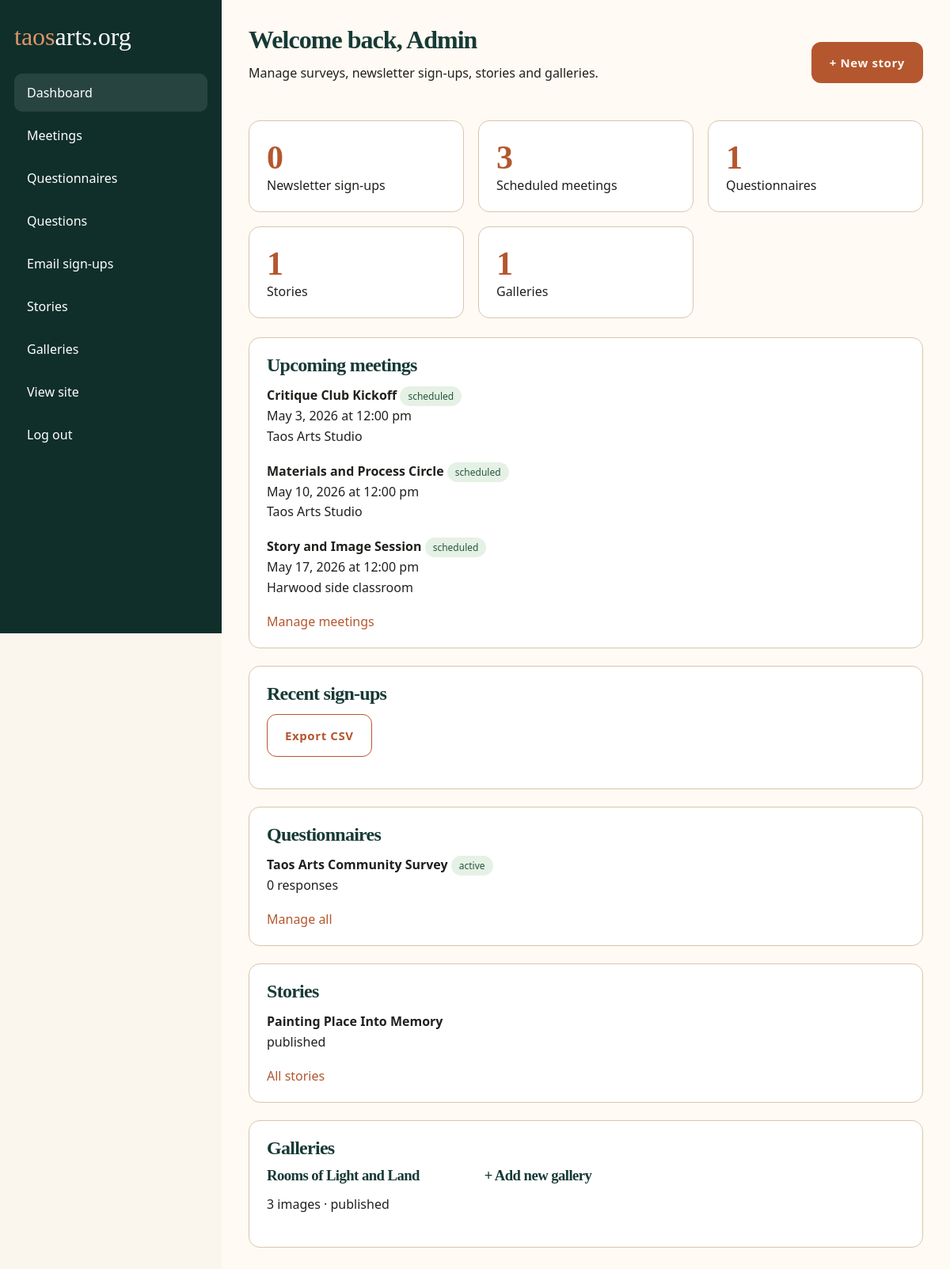
/admin/index.php (signed in), run on the app's committed database.
### tables this page shows
CREATE TABLE meetings (
  id INT AUTO_INCREMENT PRIMARY KEY,
  title VARCHAR(190) NOT NULL,
  slug VARCHAR(190) NOT NULL UNIQUE,
  starts_at DATETIME NOT NULL,
  ends_at DATETIME NULL,
  location_name VARCHAR(190) NULL,
  location_details VARCHAR(255) NULL,
  featured_snack VARCHAR(190) NULL,
  focus_topic VARCHAR(190) NULL,
  presenter_name VARCHAR(190) NULL,
  presenter_topic VARCHAR(190) NULL,
  special_note TEXT NULL,
  status ENUM('draft','scheduled','cancelled') NOT NULL DEFAULT 'draft',
  created_at TIMESTAMP DEFAULT CURRENT_TIMESTAMP,
  updated_at TIMESTAMP DEFAULT CURRENT_TIMESTAMP ON UPDATE CURRENT_TIMESTAMP
);

CREATE TABLE questionnaires (
  id INT AUTO_INCREMENT PRIMARY KEY,
  title VARCHAR(190) NOT NULL,
  slug VARCHAR(190) NOT NULL UNIQUE,
  intro TEXT NULL,
  status ENUM('draft','active','closed') NOT NULL DEFAULT 'draft',
  created_at TIMESTAMP DEFAULT CURRENT_TIMESTAMP,
  updated_at TIMESTAMP DEFAULT CURRENT_TIMESTAMP ON UPDATE CURRENT_TIMESTAMP
);

CREATE TABLE stories (
  id INT AUTO_INCREMENT PRIMARY KEY,
  title VARCHAR(190) NOT NULL,
  slug VARCHAR(190) NOT NULL UNIQUE,
  artist_name VARCHAR(190) NULL,
  excerpt TEXT NULL,
  body MEDIUMTEXT NULL,
  featured_image VARCHAR(255) NULL,
  status ENUM('draft','published') NOT NULL DEFAULT 'draft',
  published_at DATETIME NULL,
  created_at TIMESTAMP DEFAULT CURRENT_TIMESTAMP,
  updated_at TIMESTAMP DEFAULT CURRENT_TIMESTAMP ON UPDATE CURRENT_TIMESTAMP
);

CREATE TABLE galleries (
  id INT AUTO_INCREMENT PRIMARY KEY,
  title VARCHAR(190) NOT NULL,
  slug VARCHAR(190) NOT NULL UNIQUE,
  description TEXT NULL,
  status ENUM('draft','published') NOT NULL DEFAULT 'draft',
  created_at TIMESTAMP DEFAULT CURRENT_TIMESTAMP,
  updated_at TIMESTAMP DEFAULT CURRENT_TIMESTAMP ON UPDATE CURRENT_TIMESTAMP
);

### includes/functions.php (called while the page is built, shortened)
<?php
function h($value): string { return htmlspecialchars((string)$value, ENT_QUOTES, 'UTF-8'); }
function format_meeting_datetime(?string $value): string {
    return date('M j, Y \a\t g:i a', strtotime($value));
}

### admin/index.php (the view, shortened to what this page needs)
<?php $title='Dashboard'; $active='dashboard'; require_once __DIR__ . '/_layout.php';
$pdo=db();
$counts=[
 'emails'=>$pdo->query('SELECT COUNT(*) c FROM newsletter_signups')->fetch()['c'],
 'meetings'=>$pdo->query("SELECT COUNT(*) c FROM meetings WHERE status='scheduled'")->fetch()['c'],
 'questionnaires'=>$pdo->query('SELECT COUNT(*) c FROM questionnaires')->fetch()['c'],
 'stories'=>$pdo->query('SELECT COUNT(*) c FROM stories')->fetch()['c'],
 'galleries'=>$pdo->query('SELECT COUNT(*) c FROM galleries')->fetch()['c'],
];
$meetings=$pdo->query("SELECT * FROM meetings ORDER BY starts_at ASC LIMIT 4")->fetchAll();
$qs=$pdo->query('SELECT q.*, (SELECT COUNT(*) FROM questionnaire_responses r WHERE r.questionnaire_id=q.id) responses FROM questionnaires q ORDER BY updated_at DESC LIMIT 5')->fetchAll();
$stories=$pdo->query('SELECT * FROM stories ORDER BY created_at DESC LIMIT 4')->fetchAll();
$galleries=$pdo->query('SELECT g.*, (SELECT COUNT(*) FROM gallery_images gi WHERE gi.gallery_id=g.id) images FROM galleries g ORDER BY created_at DESC LIMIT 4')->fetchAll();
?>
<div class="topbar"><div><h1>Welcome back, Admin</h1><p>Manage surveys, newsletter sign-ups, stories and galleries.</p></div><a class="btn" href="story_edit.php">+ New story</a></div>
<div class="stats"><div class="stat"><strong><?=$counts['emails']?></strong><br>Newsletter sign-ups</div><div class="stat"><strong><?=$counts['meetings']?></strong><br>Scheduled meetings</div><div class="stat"><strong><?=$counts['questionnaires']?></strong><br>Questionnaires</div><div class="stat"><strong><?=$counts['stories']?></strong><br>Stories</div><div class="stat"><strong><?=$counts['galleries']?></strong><br>Galleries</div></div>
<div class="grid cards"><section class="panel"><h2>Upcoming meetings</h2><?php foreach($meetings as $meeting): ?><p><b><?=h($meeting['title'])?></b> <span class="pill"><?=h($meeting['status'])?></span><br><?=h(format_meeting_datetime($meeting['starts_at']))?><br><?=h($meeting['location_name'])?></p><?php endforeach; ?><a href="meetings.php">Manage meetings</a></section><section class="panel"><h2>Recent sign-ups</h2><table class="table"><?php foreach($emails as $e): ?><tr><td><?=h($e['email'])?></td><td><?=h($e['created_at'])?></td></tr><?php endforeach; ?></table><p><a class="btn alt" href="emails_export.php">Export CSV</a></p></section><section class="panel"><h2>Questionnaires</h2><?php foreach($qs as $q): ?><p><b><?=h($q['title'])?></b> <span class="pill"><?=h($q['status'])?></span><br><?=h($q['responses'])?> responses</p><?php endforeach; ?><a href="questionnaires.php">Manage all</a></section><section class="panel"><h2>Stories</h2><?php foreach($stories as $s): ?><p><b><?=h($s['title'])?></b><br><?=h($s['status'])?></p><?php endforeach; ?><a href="stories.php">All stories</a></section></div>
<section class="panel"><h2>Galleries</h2><div class="gallery-grid"><?php foreach($galleries as $g): ?><div class="card"><h3><?=h($g['title'])?></h3><p><?=h($g['images'])?> images · <?=h($g['status'])?></p></div><?php endforeach; ?><a class="card" href="gallery_edit.php"><h3>+ Add new gallery</h3></a></div></section>
<?php require __DIR__ . '/_footer.php'; ?>

### assets/css/style.css (style rules this page uses)
:root { --ink:#173a35; --deep:#102f2b; --clay:#b4572f; --clay-dark:#8f401d; --sand:#efe3cf; --paper:#fbf6ed; --paper-strong:#fffdf8; --line:#d8c6ad; --line-soft:#e7dccd; --muted:#685f54; --sage:#82907f; --shadow:0 18px 50px rgba(28,24,19,.08); --shadow-soft:0 10px 26px rgba(28,24,19,.05); }
* { box-sizing:border-box }
html { scroll-behavior:smooth }
body { margin:0; font-family:"Avenir Next","Gill Sans","Segoe UI",sans-serif; background: radial-gradient(circle at top left, rgba(194,150,94,.10), transparent 34%), radial-gradient(circle at right 20%, rgba(76,132,122,.08), transparent 28%), var(--paper); color:#20201d; overflow-x:hidden; }
h1,h2,h3 { margin:0 0 14px; font-family:"Iowan Old Style","Palatino Linotype","Book Antiqua","Baskerville","Times New Roman",serif; color:var(--ink); line-height:1; letter-spacing:-.03em; }
p { margin:0 0 18px;line-height:1.62 }
a { color:var(--clay);text-decoration:none }
.btn { display:inline-flex; align-items:center; justify-content:center; min-height:52px; padding:14px 22px; border-radius:12px; border:1px solid transparent; background:var(--clay); color:#fff8f2; font-size:15px; font-weight:700; letter-spacing:.04em; cursor:pointer; transition:transform .18s ease, background .18s ease, border-color .18s ease; }
.btn.alt { background:transparent; color:var(--clay); border-color:var(--clay); }
.gallery-grid { display:grid; grid-template-columns:repeat(3,minmax(0,1fr)); gap:18px; }
.topbar { display:flex; justify-content:space-between; align-items:center; gap:18px; margin-bottom:28px; }
.stats { display:grid; grid-template-columns:repeat(auto-fit,minmax(200px,1fr)); gap:18px; margin-bottom:24px; }
.stat { background:white; border:1px solid var(--line); border-radius:14px; padding:22px; }
.stat strong { font-family:"Iowan Old Style","Palatino Linotype","Book Antiqua","Baskerville","Times New Roman",serif; font-size:42px; color:var(--clay); }
.panel { background:white; border:1px solid var(--line); border-radius:14px; padding:22px; margin-bottom:22px; }
.pill { padding:4px 10px; border-radius:99px; background:#e6f1e5; color:#24563d; font-size:12px; }

### data on the page
meetings: title "Critique Club Kickoff", status "scheduled", starts_at "May 3, 2026 at 12:00 pm", location_name "Taos Arts Studio"
meetings: title "Materials and Process Circle", status "scheduled", starts_at "May 10, 2026 at 12:00 pm", location_name "Taos Arts Studio"
meetings: title "Story and Image Session", status "scheduled", starts_at "May 17, 2026 at 12:00 pm", location_name "Harwood side classroom"
questionnaires: title "Taos Arts Community Survey", status "active", responses "0"
stories: title "Painting Place Into Memory", status "published"
galleries: title "Rooms of Light and Land", images "3", status "published"

### other printed values
$counts['emails'] "0"
$counts['meetings'] "3"
$counts['questionnaires'] "1"
$counts['stories'] "1"
$counts['galleries'] "1"
